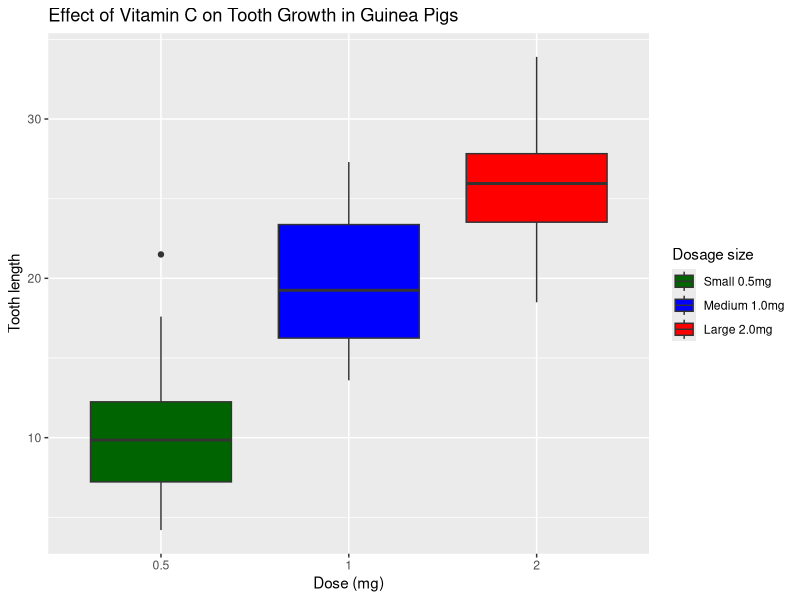
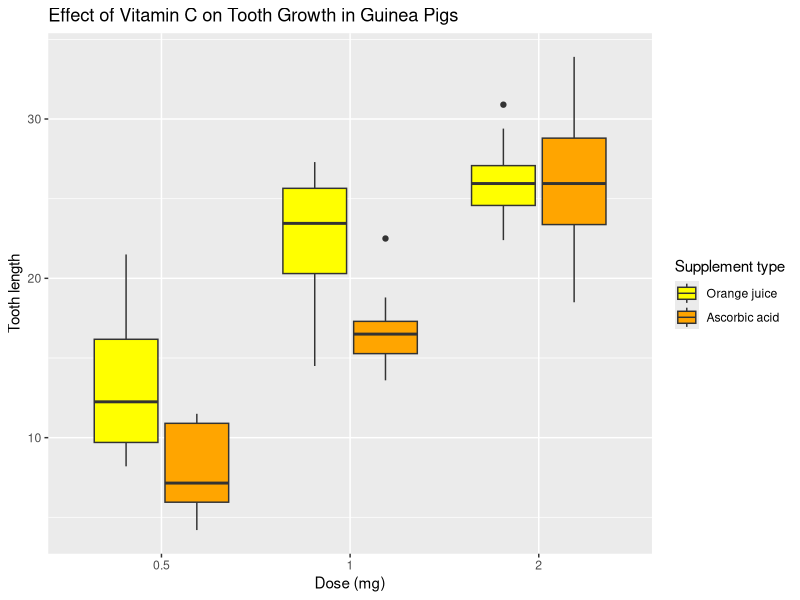
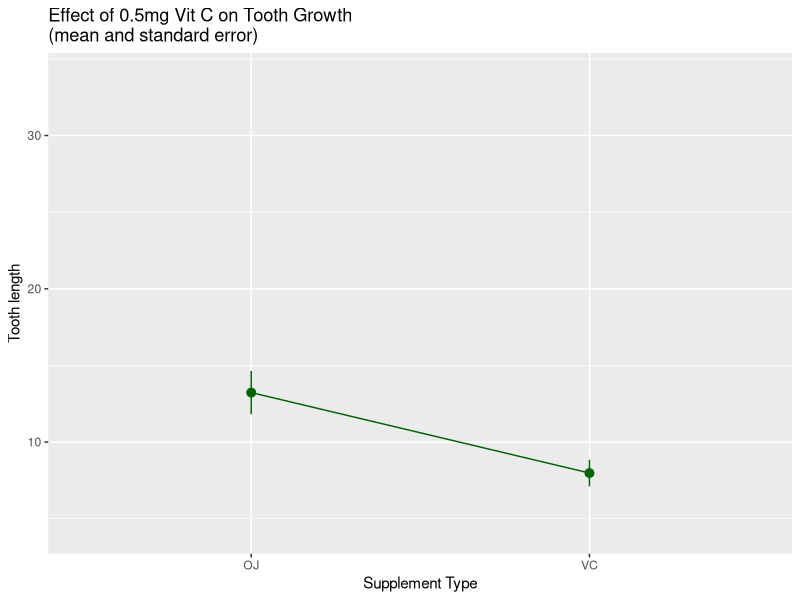
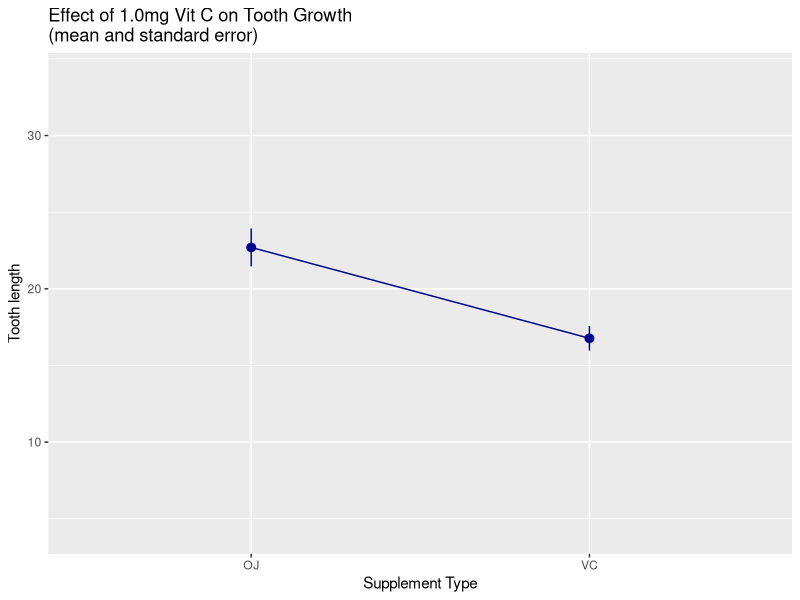
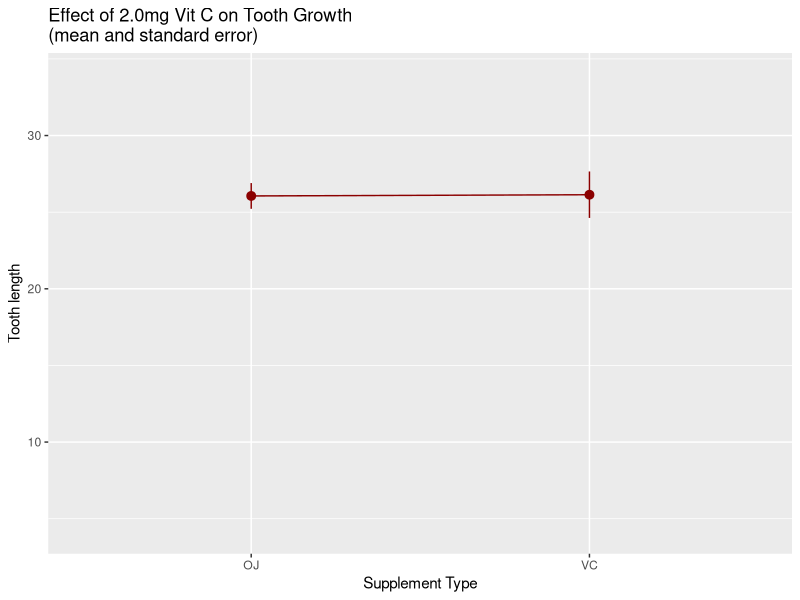

Source code (R) for these figures, in order:
## ---- chunk 1
knitr::opts_chunk$set(fig.width=4, fig.height=4, fig.path='Figs/',warning=FALSE, message=FALSE)
## ---- chunk 2
library(ggplot2)
library(dplyr)
library(reshape2)
library(scales)
## ---- chunk 3
g <- ggplot(data.frame(ToothGrowth),aes(x=as.factor(dose), y=len, fill=as.factor(dose))) + 
     geom_boxplot(stat="boxplot") +
     scale_fill_manual(values=c("dark green" ,"blue", "red" ),
                       name="Dosage size",                                                   breaks=c(0.5,1.0,2.0),
                       labels=c("Small 0.5mg","Medium 1.0mg","Large 2.0mg")) +
     xlab("Dose (mg)") + ylab("Tooth length") +
     ggtitle("Effect of Vitamin C on Tooth Growth in Guinea Pigs") 
print(g)
## ---- chunk 4
g <- ggplot(data.frame(ToothGrowth),aes(x=as.factor(dose), y=len, fill=supp)) + 
     geom_boxplot(stat="boxplot") +
     scale_fill_manual(values=c("yellow" ,"orange" ),
                         name="Supplement type",                                               breaks=c("OJ", "VC"),
                         labels=c("Orange juice", "Ascorbic acid")) +
     xlab("Dose (mg)") + ylab("Tooth length") +
     ggtitle("Effect of Vitamin C on Tooth Growth in Guinea Pigs")
print(g)
## ---- chunk 5
d0.5 = ToothGrowth %>% filter(dose==0.5) 
d0.5VC <- ToothGrowth %>% filter(dose==0.5&supp=="VC") %>% select(len)
d0.5OJ <- ToothGrowth %>% filter(dose==0.5&supp=="OJ") %>% select(len)
## ---- chunk 6
g <- ggplot(d0.5, aes(y = len, x = supp, group = dose)) + 
  stat_summary(fun.y = mean,
               fun.ymin = function(x) mean(x) - sd(x)/sqrt(10), 
               fun.ymax = function(x) mean(x) + sd(x)/sqrt(10), 
               geom = "pointrange", colour = "dark green") +
  stat_summary(fun.y = mean, geom = "line", colour = "dark green" ) +
  xlab("Supplement Type") + ylab("Tooth length") +
  scale_y_continuous(limits=(c(min(ToothGrowth$len),max(ToothGrowth$len)))) +
  ggtitle("Effect of 0.5mg Vit C on Tooth Growth\n(mean and standard error)")
print(g)
## ---- chunk 7
d1.0 = ToothGrowth %>% filter(dose==1.0) 
d1.0VC <- ToothGrowth %>% filter(dose==1.0&supp=="VC") %>% select(len)
d1.0OJ <- ToothGrowth %>% filter(dose==1.0&supp=="OJ") %>% select(len)
## ---- chunk 8
g <- ggplot(d1.0, aes(y = len, x = supp, group = dose)) + 
  stat_summary(fun.y = mean,
               fun.ymin = function(x) mean(x) - sd(x)/sqrt(10), 
               fun.ymax = function(x) mean(x) + sd(x)/sqrt(10), 
               geom = "pointrange", colour = "dark blue") +
  stat_summary(fun.y = mean, geom = "line", colour = "dark blue") +
  xlab("Supplement Type") + ylab("Tooth length") +
  scale_y_continuous(limits=(c(min(ToothGrowth$len),max(ToothGrowth$len)))) +
  ggtitle("Effect of 1.0mg Vit C on Tooth Growth\n(mean and standard error)")
print(g)
## ---- chunk 9
d2.0 = ToothGrowth %>% filter(dose==2.0) 
d2.0VC <- ToothGrowth %>% filter(dose==2.0&supp=="VC") %>% select(len)
d2.0OJ <- ToothGrowth %>% filter(dose==2.0&supp=="OJ") %>% select(len)
## ---- chunk 10
g <- ggplot(d2.0, aes(y = len, x = supp, group = dose)) + 
  stat_summary(fun.y = mean,
               fun.ymin = function(x) mean(x) - sd(x)/sqrt(10), 
               fun.ymax = function(x) mean(x) + sd(x)/sqrt(10),  
               geom = "pointrange", colour = "dark red") +
  stat_summary(fun.y = mean, geom = "line", colour = "dark red") +
  xlab("Supplement Type") + ylab("Tooth length") +
  scale_y_continuous(limits=(c(min(ToothGrowth$len),max(ToothGrowth$len)))) +
  ggtitle("Effect of 2.0mg Vit C on Tooth Growth\n(mean and standard error)")
print(g)
